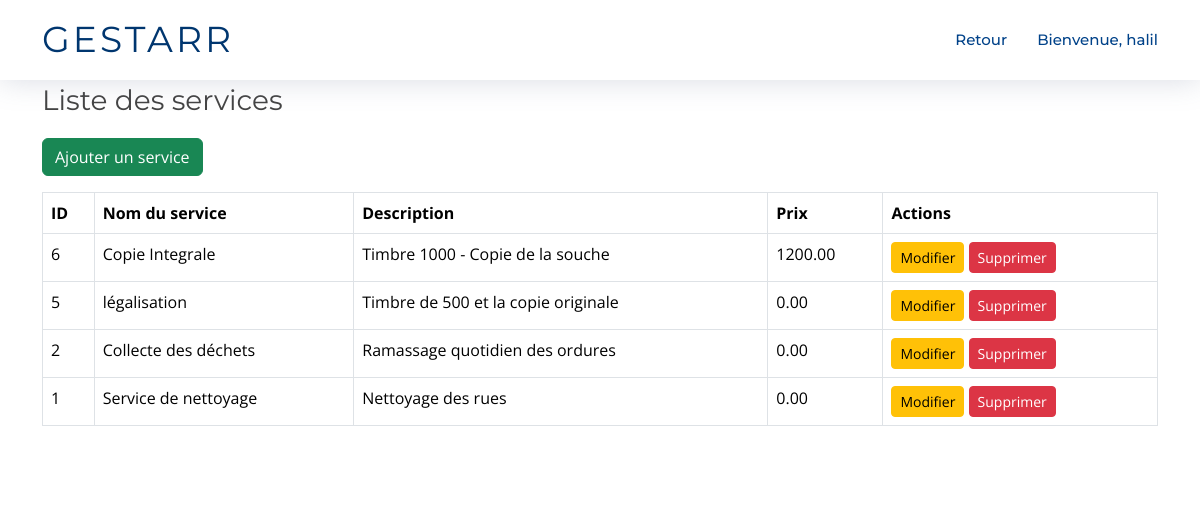
Page /Admin/services.php (signed in) on the committed database.
### tables this page shows
CREATE TABLE `services` (
  `id` int(11) NOT NULL,
  `nom` varchar(255) NOT NULL,
  `description` text NOT NULL,
  `prix` decimal(10,2) DEFAULT 0.00,
  `created_at` timestamp NOT NULL DEFAULT current_timestamp()
);

### Admin/services.php (the view, shortened to what this page needs)
<?php
require '../Backend/connexion.php';
$stmt = $pdo->query("SELECT * FROM services ORDER BY id DESC");
$services = $stmt->fetchAll();
?>
<!DOCTYPE html>
<html lang="en">
<head>
  <link href="../assets/vendor/aos/aos.css" rel="stylesheet">
  <link href="../assets/vendor/bootstrap/css/bootstrap.min.css" rel="stylesheet">
  <link href="../assets/vendor/bootstrap-icons/bootstrap-icons.css" rel="stylesheet">
  <link href="../assets/vendor/glightbox/css/glightbox.min.css" rel="stylesheet">
  <link href="../assets/vendor/swiper/swiper-bundle.min.css" rel="stylesheet">
  <link href="../assets/css/style.css" rel="stylesheet">
  <link href="../assets/vendor/fontawesome-free/css/all.min.css" rel="stylesheet">
  <link href="../assets/vendor/animate.css/animate.min.css" rel="stylesheet">
  <link href="../assets/vendor/boxicons/css/boxicons.min.css" rel="stylesheet">
  <link href="../assets/vendor/remixicon/remixicon.css" rel="stylesheet">
</head>
<body>
<header id="header" class="fixed-top d-flex align-items-center">
    <div class="container d-flex justify-content-between">
      <div class="logo">
        <h1><a href="index.php">GestArr</a></h1>
      </div>
      <nav id="navbar" class="navbar">
        <ul>
          <li><a class="nav-link scrollto" href="../Admin/dashboard.php">Retour</a></li>
          <li><a class="nav-link scrollto" href="#">Bienvenue, <?= $_SESSION['username'] ?></a></li>
        </ul>
      </nav>
    </div>
  </header>
<main id="main">
<section id="about">
<div class="container mt-4">
    <h3>Liste des services</h3>
    <a href="add_service.php" class="btn btn-success mb-3">Ajouter un service</a>
    <table class="table table-bordered">
        <thead>
            <tr>
                <th>ID</th>
                <th>Nom du service</th>
                <th>Description</th>
                <th>Prix</th>
                <th>Actions</th>
            </tr>
        </thead>
        <tbody>
            <?php foreach ($services as $service): ?>
                <tr>
                    <td><?= $service['id'] ?></td>
                    <td><?= htmlspecialchars($service['nom']) ?></td>
                    <td><?= htmlspecialchars($service['description']) ?></td>
                    <td><?= htmlspecialchars($service['prix']) ?></td>
                    <td>
                        <a href="edit_service.php?id=<?= $service['id'] ?>" class="btn btn-warning btn-sm">Modifier</a>
                        <a href="../Backend/delete_service.php?id=<?= $service['id'] ?>" class="btn btn-danger btn-sm" onclick="return confirm('Supprimer ce service ?');">Supprimer</a>
                    </td>
                </tr>
            <?php endforeach; ?>
        </tbody>
    </table>
</div>
</body>
</html>

### assets/css/style.css (style rules this page uses)
body { background: #fff; color: #444; font-family: "Open Sans", sans-serif; }
a { color: #007bff; text-decoration: none; transition: 0.5s; }
h1, h2, h3, h4, h5, h6 { font-family: "Montserrat", sans-serif; font-weight: 400; margin: 0 0 20px 0; padding: 0; }
#header { height: 80px; z-index: 997; transition: all 0.5s; background: #fff; box-shadow: 0px 0px 30px rgba(127, 137, 161, 0.3); }
#header .logo h1 { font-size: 36px; margin: 0; padding: 0; font-weight: 400; letter-spacing: 3px; text-transform: uppercase; }
#header .logo h1 a, #header .logo h1 a:hover { color: #00366f; text-decoration: none; }
.navbar { padding: 0; }
.navbar ul { margin: 0; padding: 0; display: flex; list-style: none; align-items: center; }
.navbar li { position: relative; }
.navbar a, .navbar a:focus { display: flex; align-items: center; justify-content: space-between; padding: 10px 0 10px 30px; font-family: "Montserrat", sans-serif; font-size: 15px; color: #004289; font-weight: 500; white-space: nowrap; transition: 0.3s; }
section { overflow: hidden; }
#about { background: #fff; padding: 60px 0; }

### rows in the picture
services: id "6", nom "Copie Integrale", description "Timbre 1000 - Copie de la souche", prix "1200.00"
services: id "5", nom "légalisation", description "Timbre de 500 et la copie originale", prix "0.00"
services: id "2", nom "Collecte des déchets", description "Ramassage quotidien des ordures", prix "0.00"
services: id "1", nom "Service de nettoyage", description "Nettoyage des rues", prix "0.00"

### other values in the picture
$_SESSION['username'] "halil"
